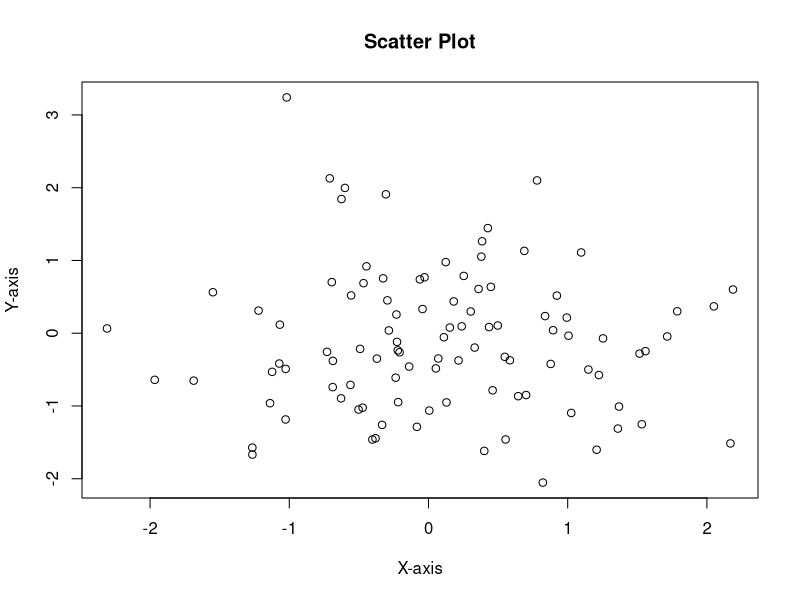
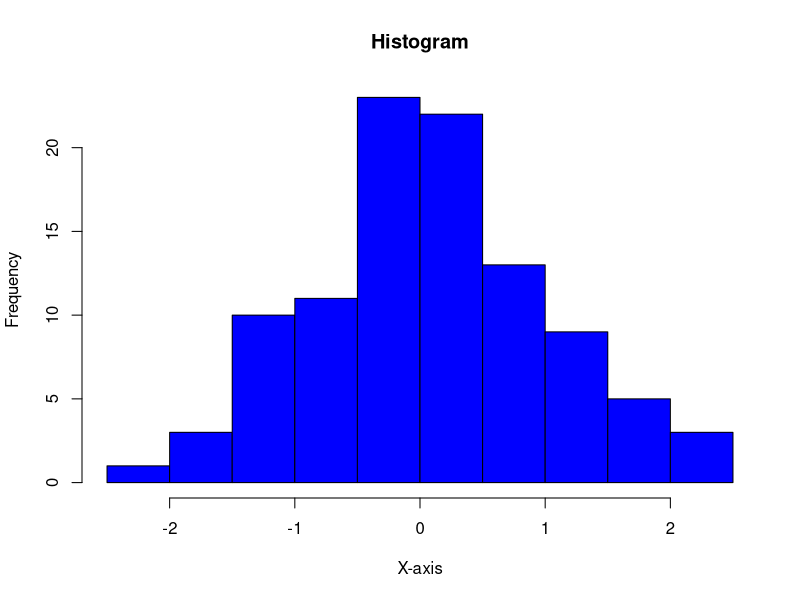
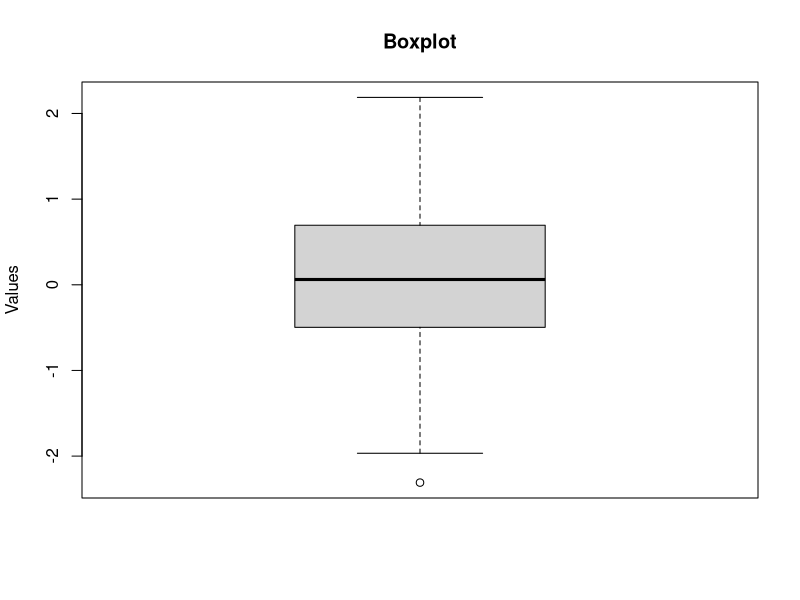
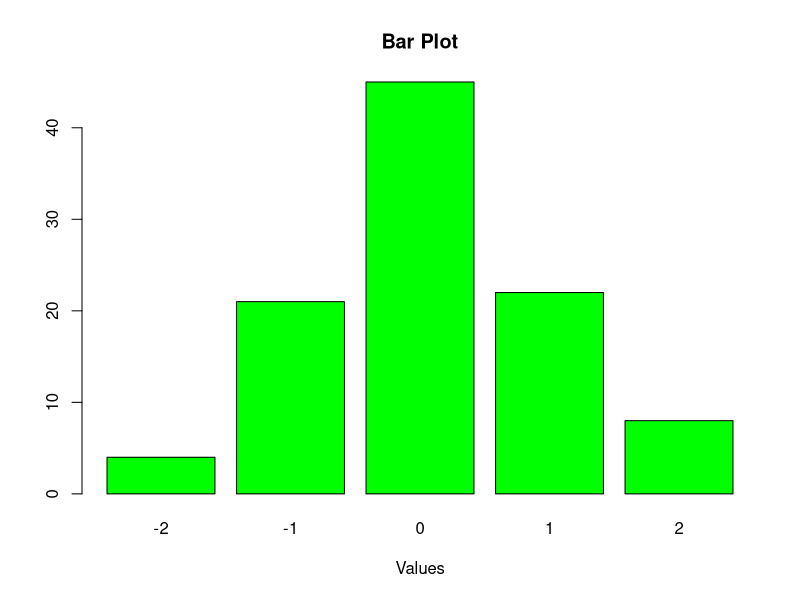
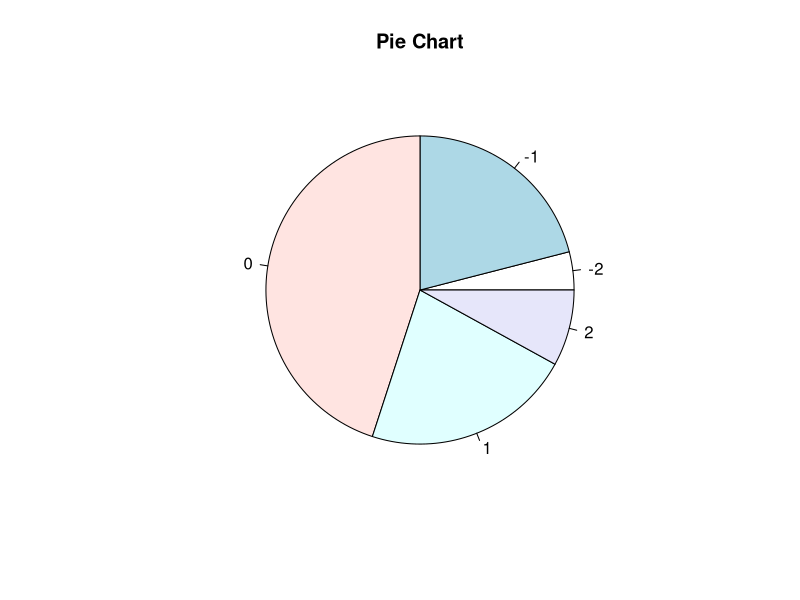
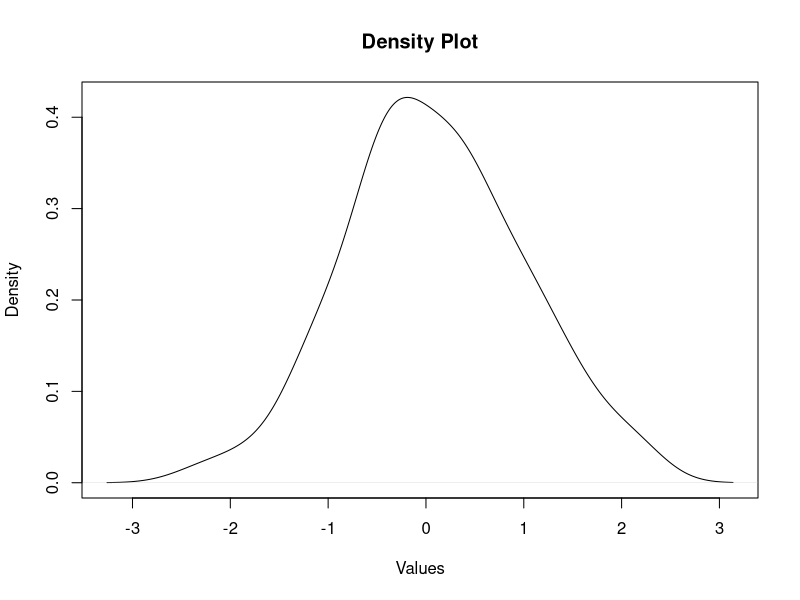
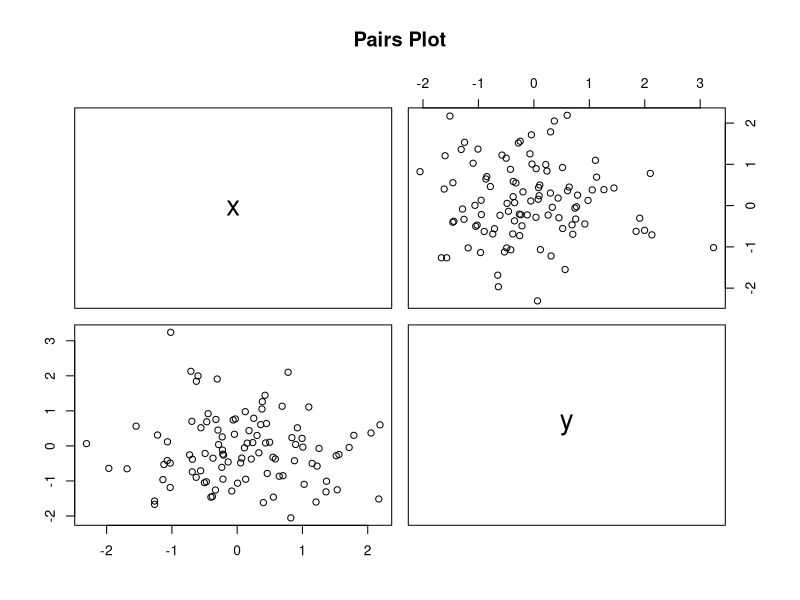
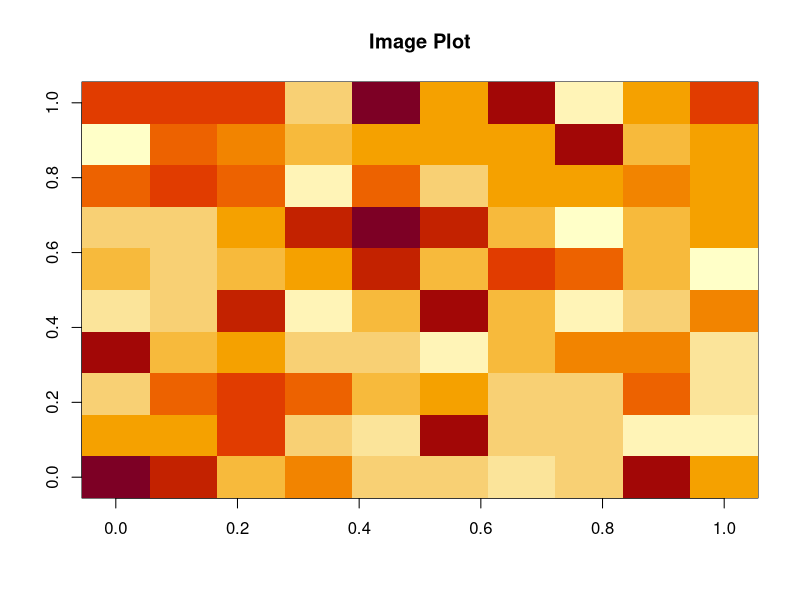

Here is the R script that generated these plots, in order:
## ---- chunk 1
# Generate some sample data
set.seed(123)
x <- rnorm(100)
y <- rnorm(100)
summary(x)
summary(y)
## ---- chunk 2
# Basic scatter plot
plot(x, y, main = "Scatter Plot", xlab = "X-axis", ylab = "Y-axis")

# Histogram
hist(x, main = "Histogram", xlab = "X-axis", breaks = 10, col = "blue")

# Boxplot
boxplot(x, main = "Boxplot", ylab = "Values")

# Barplot
barplot(table(round(x)), main = "Bar Plot", xlab = "Values", col = "green")

# Pie chart
pie(table(round(x)), main = "Pie Chart")

# Density plot
plot(density(x), main = "Density Plot", xlab = "Values")

# Pairs plot
pairs(~x + y, main = "Pairs Plot")

# Image plot
matrix_data <- matrix(rnorm(100), nrow = 10)
image(matrix_data, main = "Image Plot")

# Contour plot
contour(volcano, main = "Contour Plot")
# 3D perspective plot
persp(volcano, main = "3D Perspective Plot")

# QQ plot
qqnorm(x)
qqline(x, col = "red")
